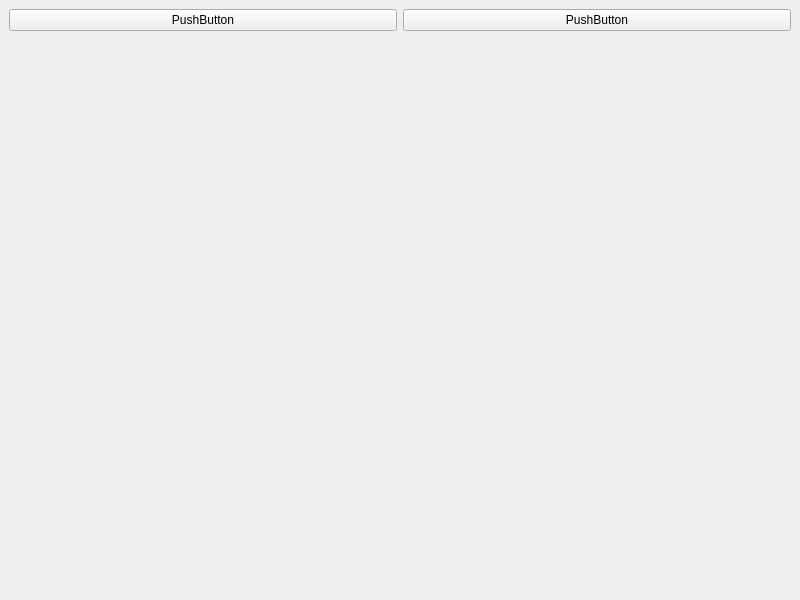
<?xml version="1.0" encoding="UTF-8"?>
<ui version="4.0">
 <class>MainWindow2</class>
 <widget class="QMainWindow" name="MainWindow2">
  <property name="geometry">
   <rect>
    <x>0</x>
    <y>0</y>
    <width>800</width>
    <height>600</height>
   </rect>
  </property>
  <property name="windowTitle">
   <string>MainWindow</string>
  </property>
  <widget class="QWidget" name="centralwidget">
   <layout class="QVBoxLayout" name="verticalLayout_2">
    <item>
     <layout class="QHBoxLayout" name="horizontalLayout">
      <item>
       <widget class="QPushButton" name="pushButton_2">
        <property name="text">
         <string>PushButton</string>
        </property>
       </widget>
      </item>
      <item>
       <widget class="QPushButton" name="pushButton">
        <property name="text">
         <string>PushButton</string>
        </property>
       </widget>
      </item>
     </layout>
    </item>
    <item>
     <layout class="QVBoxLayout" name="verticalLayout"/>
    </item>
    <item>
     <spacer name="verticalSpacer">
      <property name="orientation">
       <enum>Qt::Vertical</enum>
      </property>
      <property name="sizeHint" stdset="0">
       <size>
        <width>20</width>
        <height>40</height>
       </size>
      </property>
     </spacer>
    </item>
   </layout>
  </widget>
 </widget>
 <resources/>
 <connections/>
</ui>
